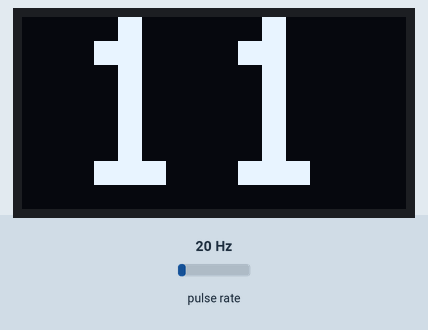
Simulated run of this sketch. Board: Arduino Nano, built with avr-gcc and run on an emulated ATmega328P. Parts: 128×64 one-colour display. Wiring (inferred from the names in the program): pulse sensor: data pin 2. The inputs (shaded band) are chosen by the test bench; at power-on: pulse rate 20 Hz.

Above: at 6.6 s.
6.7 s: pulse rate (sensor on pin 2) set to 4 Hz
At 7.49 s:
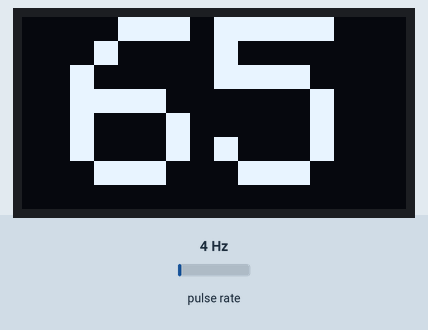
8.9 s: pulse rate (sensor on pin 2) set to 50 Hz
At 9.09 s:
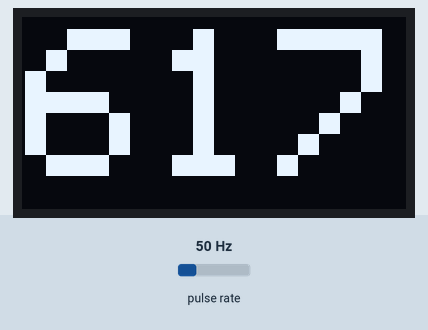
10.5 s: pulse rate (sensor on pin 2) set to 100 Hz
At 16.6 s:
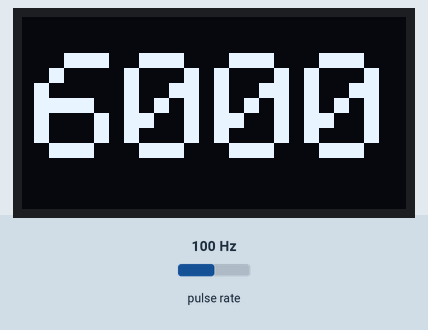

Measured:
- after the input at 8.9 s, the display: changes after 0.14 s (image 2)
- what the display in image 3 shows lasts 0.8 s, from 16.0 s to 16.8 s

The sketch:

SpindleRPM.ino
```cpp
#include <Wire.h>
#include <Adafruit_GFX.h>
#include <Adafruit_SSD1306.h>

static const uint8_t SCREEN_WIDTH = 128;
static const uint8_t SCREEN_HEIGHT = 64;
static const int8_t OLED_RESET = -1;
static const uint8_t OLED_ADDRESS = 0x3C;

static const uint8_t HALL_SENSOR_PIN = 2;
static const uint8_t PULSES_PER_REV = 1;
static const uint32_t ABSOLUTE_MIN_PULSE_INTERVAL_US = 2500;
static const uint8_t RE_TRIGGER_DIVISOR = 4;
static const uint32_t SIGNAL_TIMEOUT_MS = 1200;
static const uint32_t DISPLAY_REFRESH_MS = 100;

static const uint16_t STARTUP_TARGET = 10000;
static const uint32_t STARTUP_DURATION_MS = 5000;

Adafruit_SSD1306 display(SCREEN_WIDTH, SCREEN_HEIGHT, &Wire, OLED_RESET);

volatile uint32_t lastPulseUs = 0;
volatile uint32_t pulseIntervalUs = 0;

uint32_t lastDisplayUpdateMs = 0;
float filteredRpm = 0.0f;

void onPulse()
{
  const uint32_t nowUs = micros();
  const uint32_t deltaUs = nowUs - lastPulseUs;
  uint32_t adaptiveLockoutUs = ABSOLUTE_MIN_PULSE_INTERVAL_US;

  if (pulseIntervalUs > 0) {
    const uint32_t retriggerGuardUs = pulseIntervalUs / RE_TRIGGER_DIVISOR;
    if (retriggerGuardUs > adaptiveLockoutUs) {
      adaptiveLockoutUs = retriggerGuardUs;
    }
  }

  if (deltaUs >= adaptiveLockoutUs) {
    pulseIntervalUs = deltaUs;
    lastPulseUs = nowUs;
  }
}

void drawCenteredLabel(const char *label)
{
  display.setTextSize(1);
  display.setTextColor(SSD1306_WHITE);
  int16_t x1;
  int16_t y1;
  uint16_t w;
  uint16_t h;
  display.getTextBounds(label, 0, 0, &x1, &y1, &w, &h);
  display.setCursor((SCREEN_WIDTH - w) / 2, 4);
  display.print(label);
}

void drawRpmScreen(uint16_t rpm)
{
  display.clearDisplay();

  char rpmText[8];
  snprintf(rpmText, sizeof(rpmText), "%u", rpm);

  display.setTextColor(SSD1306_WHITE);

  uint8_t bestSize = 1;
  int16_t x1;
  int16_t y1;
  uint16_t w;
  uint16_t h;

  for (uint8_t size = 10; size >= 1; size--) {
    display.setTextSize(size);
    display.getTextBounds(rpmText, 0, 0, &x1, &y1, &w, &h);
    if (w <= SCREEN_WIDTH && h <= SCREEN_HEIGHT) {
      bestSize = size;
      break;
    }
  }

  display.setTextSize(bestSize);
  display.getTextBounds(rpmText, 0, 0, &x1, &y1, &w, &h);
  display.setCursor((SCREEN_WIDTH - w) / 2, (SCREEN_HEIGHT - h) / 2 - y1);
  display.print(rpmText);

  display.display();
}

void runStartupAnimation()
{
  const uint32_t startMs = millis();

  while ((millis() - startMs) < STARTUP_DURATION_MS) {
    const uint32_t elapsedMs = millis() - startMs;
    const uint16_t value = (uint16_t)((elapsedMs * STARTUP_TARGET) / STARTUP_DURATION_MS);

    display.clearDisplay();
    drawCenteredLabel("STARTUP TEST");

    display.setTextSize(2);
    display.setTextColor(SSD1306_WHITE);

    char countText[12];
    snprintf(countText, sizeof(countText), "%u", value);

    int16_t x1;
    int16_t y1;
    uint16_t w;
    uint16_t h;
    display.getTextBounds(countText, 0, 0, &x1, &y1, &w, &h);
    display.setCursor((SCREEN_WIDTH - w) / 2, 30);
    display.print(countText);

    display.display();
    delay(25);
  }

  display.clearDisplay();
  drawCenteredLabel("READY");
  display.display();
  delay(300);
}

void setup()
{
  pinMode(HALL_SENSOR_PIN, INPUT_PULLUP);

  if (!display.begin(SSD1306_SWITCHCAPVCC, OLED_ADDRESS)) {
    for (;;) {
      delay(100);
    }
  }

  display.clearDisplay();
  display.display();

  runStartupAnimation();

  attachInterrupt(digitalPinToInterrupt(HALL_SENSOR_PIN), onPulse, FALLING);
}

void loop()
{
  const uint32_t nowMs = millis();

  if ((nowMs - lastDisplayUpdateMs) < DISPLAY_REFRESH_MS) {
    return;
  }
  lastDisplayUpdateMs = nowMs;

  uint32_t intervalUsSnapshot;
  uint32_t lastPulseUsSnapshot;

  noInterrupts();
  intervalUsSnapshot = pulseIntervalUs;
  lastPulseUsSnapshot = lastPulseUs;
  interrupts();

  float rpm = 0.0f;

  if (intervalUsSnapshot > 0) {
    const uint32_t ageMs = (micros() - lastPulseUsSnapshot) / 1000;
    if (ageMs <= SIGNAL_TIMEOUT_MS) {
      rpm = (60000000.0f / intervalUsSnapshot) / PULSES_PER_REV;
    }
  }

  if (rpm <= 0.1f) {
    filteredRpm = 0.0f;
  } else if (filteredRpm <= 0.1f) {
    filteredRpm = rpm;
  } else {
    filteredRpm = (0.7f * filteredRpm) + (0.3f * rpm);
  }

  if (filteredRpm > 99999.0f) {
    filteredRpm = 99999.0f;
  }

  drawRpmScreen((uint16_t)filteredRpm);
}
```
